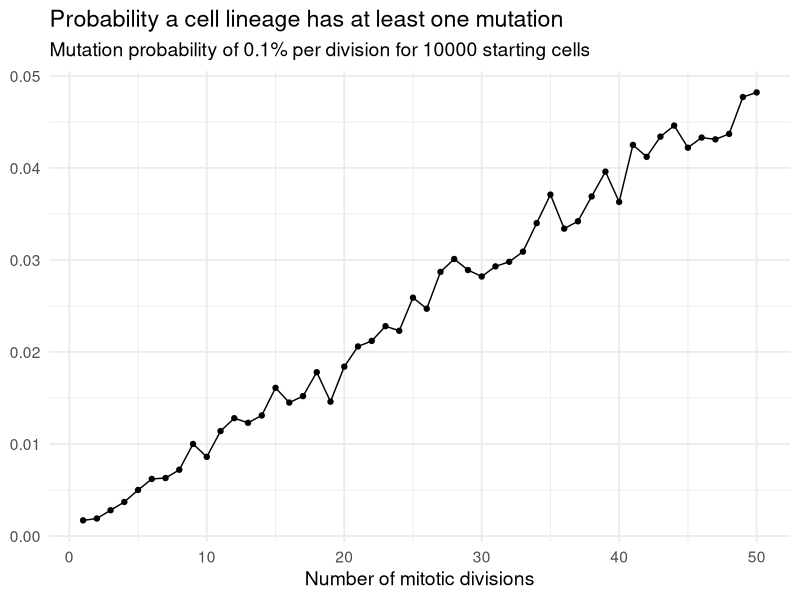

R code for this plot:
## ---- chunk 1
set.seed(4747)

has_mutation_after_divisions <- function(n_divisions, prob){
  random <- runif(n_divisions)
  mutation_flag <- random < prob
  total_mutations <- sum(mutation_flag)
  total_mutations > 0
}
## ---- chunk 2
#| message: false
#| warning: false
library(tidyverse)

set.seed(4747)
prob <- 0.001
n_cells <- 10000
number_of_divisions <- 1:50

results <- map(number_of_divisions, function(n) {
  outcomes <- map_lgl(1:n_cells, function(x) {
    has_mutation_after_divisions(n_divisions = n, prob = prob)})
  tibble(divisions = n, prob_mutated = mean(outcomes))
}) |> list_rbind()

results
## ---- chunk 3
ggplot(results, aes(x = divisions, y = prob_mutated)) +
  geom_line() +
  geom_point() +
  labs(
    title = "Probability a cell lineage has at least one mutation",
    subtitle = "Mutation probability of 0.1% per division for 10000 starting cells",
    x = "Number of mitotic divisions",
    y = NULL
  ) +
  theme_minimal(base_size = 14)
